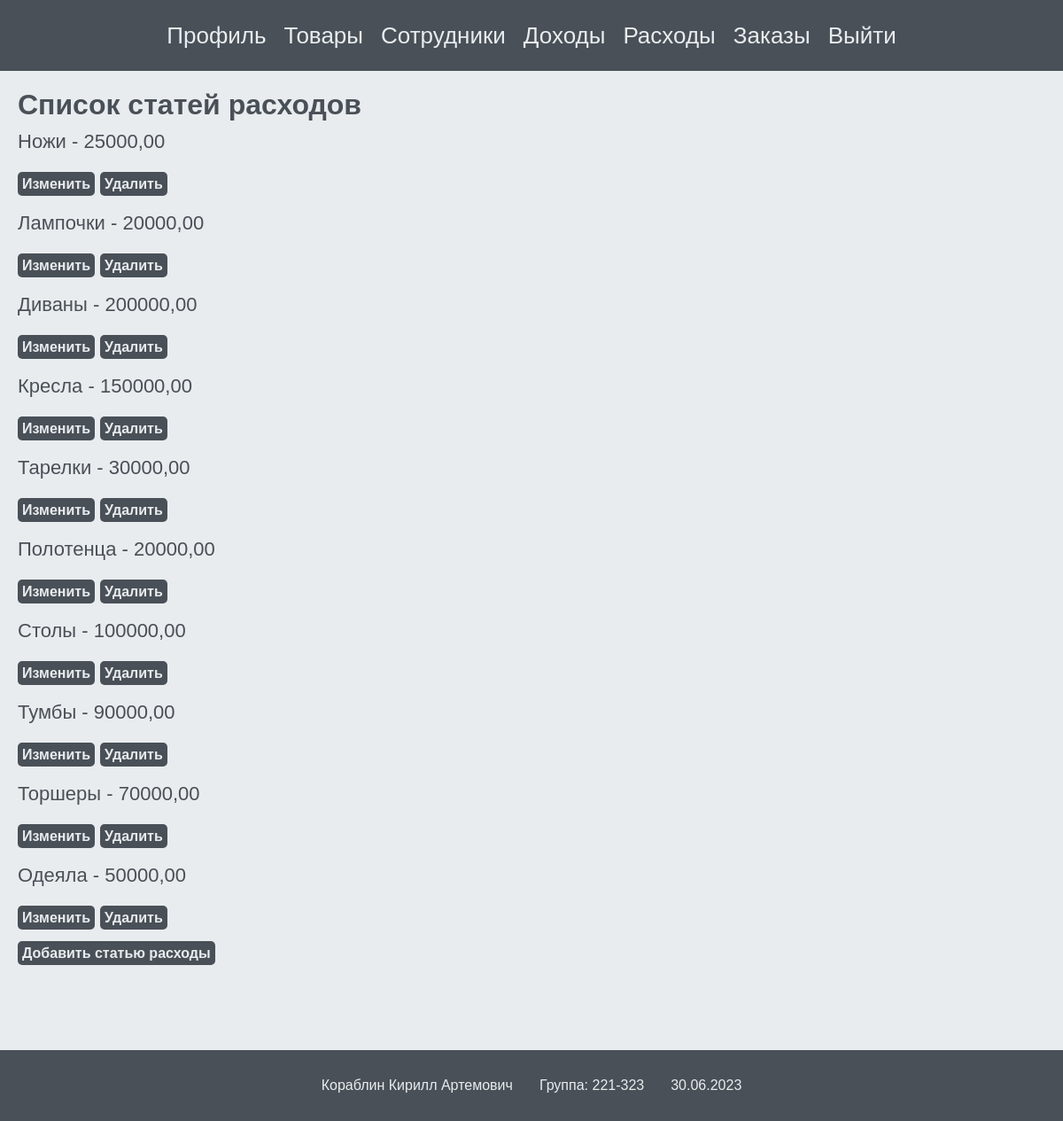
Screenshot of /home/expenses/ with the database file from the repository.
### expenses/models.py (models this page shows, shortened)
class Expense(models.Model):
    operation_name = models.CharField(max_length=100, verbose_name='Название товара')
    amount = models.DecimalField(max_digits=10, decimal_places=2, verbose_name='Сумма')
    date = models.DateField(auto_now_add=True, verbose_name='Дата')
    custom_field = models.CharField(max_length=100, default='', verbose_name='')
    class Meta:
        verbose_name = 'Расходы'
        verbose_name_plural = 'Расходы'

### expenses/views.py (the view)
# urls.py: path('', views.expenses_list, name='expenses'),
def expenses_list(request):
    expenses = Expense.objects.all()
    return render(request, 'expenses/expenses.html', {'expenses': expenses})

### expenses/templates/expenses/expenses.html (shortened to what this page needs)
{% extends 'core/profile-base.html' %}
{% block content %}
    <h1 class="storage__title">Список статей расходов</h1>
    <ul class="storage__box">
        {% for expense in expenses %}
        <li class="storage__item">
            <p class="storage__name">{{ expense.operation_name }} - {{ expense.amount }}</p>
            <a href="{% url 'expenses:expense_edit' expense.id %}" class="storage__button">Изменить</a>
            <a href="{% url 'expenses:expense_delete' expense.id %}" class="storage__button">Удалить</a>
        </li>
        {% empty %}
        <li class="storage__none">Нет добавленных статей расдоходов</li>
        {% endfor %}
    </ul>
    <a href="{% url 'expenses:expense_add' %}" class="storage__button">Добавить статью расходы</a>
{% endblock %}

### core/static/core/css/style.css (style rules this page uses)
.storage__title { font-family: Arial, Helvetica, sans-serif; text-align: left; font-size: 32px; color: #495057; margin-bottom: 10px; }
.storage__box { display: flex; flex-direction: column; }
.storage__item { font-family: Arial, Helvetica, sans-serif; font-size: 22px; color: #495057; margin-bottom: 20px; }
.storage__name { margin-bottom: 10px; font-family: Arial, Helvetica, sans-serif; font-size: 22px; color: #495057; margin-bottom: 20px; }
.storage__button { max-width: 200px; font-size: 16px; font-family: Arial, Helvetica, sans-serif; background-color: #495057; color: #e9ecef; border-radius: 5px; font-weight: 700; padding: 5px; margin-bottom: 20px; cursor: pointer; }

### rows the page displays
Expense: operation_name "Ножи", amount "25000,00"
Expense: operation_name "Лампочки", amount "20000,00"
Expense: operation_name "Диваны", amount "200000,00"
Expense: operation_name "Кресла", amount "150000,00"
Expense: operation_name "Тарелки", amount "30000,00"
Expense: operation_name "Полотенца", amount "20000,00"
Expense: operation_name "Столы", amount "100000,00"
Expense: operation_name "Тумбы", amount "90000,00"
Expense: operation_name "Торшеры", amount "70000,00"
Expense: operation_name "Одеяла", amount "50000,00"
